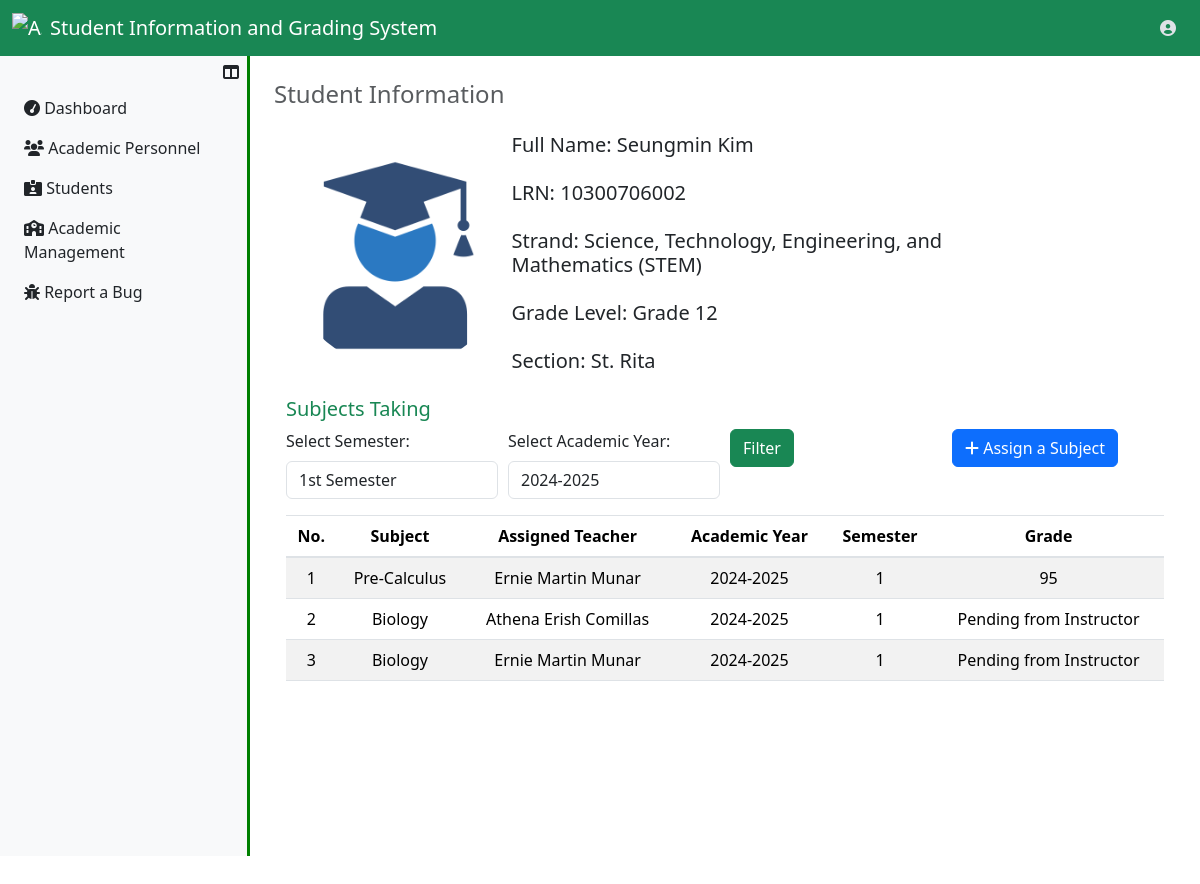
Page /UserRegistrar/ViewStudent.php?assignment_id=2 (signed in) on the committed database.
### tables this page shows
CREATE TABLE `sc_assignments_tbl` (
  `assignment_id` int(11) NOT NULL,
  `fk_student_id` int(11) NOT NULL,
  `fk_year_id` int(11) NOT NULL,
  `fk_strand_id` int(11) NOT NULL,
  `fk_section_id` int(11) NOT NULL,
  `academic_year` varchar(20) NOT NULL,
  `assignment_status` enum('Active','Completed','Transferred') NOT NULL DEFAULT 'Active',
  `insrt_ts` datetime NOT NULL,
  `updt_ts` datetime NOT NULL
);

CREATE TABLE `students_tbl` (
  `student_id` int(11) NOT NULL,
  `lrn_number` varchar(250) NOT NULL,
  `s_fname` varchar(50) NOT NULL,
  `s_mname` varchar(50) DEFAULT NULL,
  `s_lname` varchar(50) NOT NULL,
  `s_suffix` varchar(10) DEFAULT NULL,
  `s_sex` enum('Male','Female') NOT NULL,
  `s_birthdate` date NOT NULL,
  `s_status` enum('Active','Inactive') NOT NULL,
  `insrt_ts` datetime NOT NULL,
  `updt_ts` datetime DEFAULT NULL
);

CREATE TABLE `strands_tbl` (
  `strand_id` int(11) NOT NULL,
  `strand_name` varchar(250) NOT NULL,
  `strand_nn` varchar(20) NOT NULL,
  `insrt_ts` datetime NOT NULL,
  `updt_ts` datetime DEFAULT NULL
);

CREATE TABLE `year_levels_tbl` (
  `year_level_id` int(11) NOT NULL,
  `yl_name` varchar(250) NOT NULL,
  `insrt_ts` datetime NOT NULL,
  `updt_ts` datetime DEFAULT NULL
);

CREATE TABLE `sections_tbl` (
  `section_id` int(11) NOT NULL,
  `fk_year_id` int(11) NOT NULL,
  `fk_strand_id` int(11) NOT NULL,
  `section_name` varchar(250) NOT NULL,
  `insrt_ts` datetime NOT NULL,
  `updt_ts` datetime DEFAULT NULL
);

CREATE TABLE `subjects_taking_tbl` (
  `s_taking_id` int(11) NOT NULL,
  `fk_assignment_id` int(11) NOT NULL,
  `fk_subject_id` int(11) NOT NULL,
  `semester` enum('1','2') NOT NULL,
  `academic_year` varchar(50) NOT NULL,
  `st_status` enum('Active','Completed') NOT NULL DEFAULT 'Active',
  `insrt_ts` datetime NOT NULL DEFAULT current_timestamp(),
  `updt_ts` datetime DEFAULT NULL
);

CREATE TABLE `subjects_tbl` (
  `subject_id` int(11) NOT NULL,
  `subject_name` varchar(250) NOT NULL,
  `subject_status` enum('Active','Inactive') NOT NULL DEFAULT 'Active',
  `insrt_ts` datetime NOT NULL DEFAULT current_timestamp(),
  `updt_ts` datetime DEFAULT NULL
);

CREATE TABLE `users_tbl` (
  `user_id` int(11) NOT NULL,
  `id_number` varchar(50) NOT NULL,
  `u_fname` varchar(50) NOT NULL,
  `u_mname` varchar(50) DEFAULT NULL,
  `u_lname` varchar(50) NOT NULL,
  `u_suffix` varchar(10) DEFAULT NULL,
  `u_sex` enum('Male','Female') NOT NULL,
  `u_birthdate` date NOT NULL,
  `user_email` varchar(50) NOT NULL,
  `role` enum('Faculty','Registrar') NOT NULL,
  `user_password` longtext NOT NULL,
  `user_profile` mediumtext NOT NULL,
  `user_status` enum('Active','Inactive') NOT NULL
);

CREATE TABLE `student_grades_tbl` (
  `student_grade_id` int(11) NOT NULL,
  `fk_student_subject_id` int(11) NOT NULL,
  `fk_faculty_id` int(11) NOT NULL,
  `student_grade` decimal(10,0) NOT NULL,
  `grade_status` enum('Pending','Approved') NOT NULL DEFAULT 'Approved',
  `insrt_ts` datetime NOT NULL,
  `updt_ts` datetime DEFAULT NULL
);

### UserRegistrar/ViewStudent.php (the view, shortened to what this page needs)
<?php
  include ("../server_connection/db_connect.php");
?>
<?php
    if (isset($_GET['assignment_id'])) {
        $assignment_id = $_GET['assignment_id'];
        $sql = "SELECT SC.assignment_id, A.student_id, A.lrn_number, A.s_fname, A.s_lname, A.s_mname,
        A.s_suffix, A.s_status, B.yl_name, C.strand_nn, C.strand_name, D.section_name
        FROM sc_assignments_tbl AS SC
        INNER JOIN students_tbl AS A ON SC.fk_student_id = A.student_id
        INNER JOIN year_levels_tbl AS B ON SC.fk_year_id = B.year_level_id
        INNER JOIN strands_tbl AS C ON SC.fk_strand_id = C.strand_id
        INNER JOIN sections_tbl AS D ON SC.fk_section_id = D.section_id
        WHERE SC.assignment_id = :assignment_id";
        try{
            $result = $conn->prepare($sql);
            $result->bindParam(':assignment_id', $assignment_id, PDO::PARAM_INT);
            $result->execute();
            if($result->rowCount()>0){
                $data = $result->fetch(PDO::FETCH_ASSOC);
                $lrn_number = $data["lrn_number"];
                $student_id = $data["student_id"];
                $student_fullname = $data["s_fname"] . " " . $data["s_lname"];
                $s_year_level = $data["yl_name"];
                $s_strand = $data["strand_name"];
                $s_strand_nn = $data["strand_nn"];
                $s_section = $data["section_name"];
                $assignment_id = $data["assignment_id"];
            }
        }catch(Exception $e){
        echo "Error" . $e;
        }
    };
?>
<?php
    $num_semester = '1';
    $default_academic_year = "2024-2025";
    $semester = isset($_GET['semester']) ? $_GET['semester'] : $num_semester;
    $academic_year = isset($_GET['academic_year']) ? $_GET['academic_year'] : $default_academic_year;
    $sql = "SELECT stud.s_fname, stud.s_lname, stud.s_suffix, sub.subject_name, teach.u_fname,
        teach.u_lname, teach.u_suffix, subs_t.semester, subs_t.academic_year, subs_t.fk_assignment_id,
        grade.student_grade
        FROM subjects_taking_tbl AS subs_t
        LEFT JOIN student_grades_tbl AS grade ON subs_t.s_taking_id = grade.fk_student_subject_id
        LEFT JOIN subjects_tbl AS sub ON subs_t.fk_subject_id = sub.subject_id
        LEFT JOIN faculty_assignments_tbl AS FA ON sub.subject_id=FA.fk_subject_id
        LEFT JOIN sc_assignments_tbl AS sc ON subs_t.fk_assignment_id = sc.assignment_id
        LEFT JOIN students_tbl AS stud ON sc.fk_student_id = stud.student_id
        LEFT JOIN users_tbl AS teach ON FA.fk_user_id = teach.user_id
        WHERE stud.student_id = :student_id
        AND subs_t.semester = :semester
        AND subs_t.academic_year = :academic_year
        ";
        $result = $conn->prepare($sql);
        $result->bindParam(':student_id', $student_id, PDO::PARAM_INT);
        $result->bindParam(':semester', $semester, PDO::PARAM_STR);
        $result->bindParam(':academic_year', $academic_year, PDO::PARAM_STR);
        $result->execute();
?>
<!DOCTYPE html>
<html lang="en">
<head>
    <link href="https://stackpath.bootstrapcdn.com/bootstrap/4.5.2/css/bootstrap.min.css" rel="stylesheet">
    <link rel="stylesheet" href="../../Bootstrap/css/bootstrap.min.css">
</head>
<body>
    <?php
        include '../Assets/components/RegistrarNavbar.php';
    ?>
    <div class="d-flex">
        <?php
            include '../Assets/components/RegistrarSidebar.php';
        ?>
        <div class="content p-4 w-100">
            <h4 class="text-muted mb-4">Student Information</h4>
            <div class="main-content">
                <div class="container">
                        <div class="main">
                            <div class="profile-info-container">
                                <div class="row">
                                    <div class="col-sm-3">
                                        <div class="box2" style="margin-top: 10px; margin-bottom: 10px; height:auto; width: 100%">
                                            <img src='../Assets/img/profile_pictures/studentdefaultprofile.png' alt='else' class='avatar  mx-auto d-block'>
                                        </div>
                                    </div>
                                    <div class="col-lg-7">
                                        <div class="row">
                                            <div class="col-12 mb-3">
                                                <h5>Full Name: <?php echo $student_fullname ?> </h5>
                                            </div>
                                            <div class="col-12 mb-3">
                                                <h5>LRN: <?php echo $lrn_number ?> </h5>
                                            </div>
                                            <div class="col-12 mb-3">
                                                <h5>Strand: <?php echo $s_strand . " (" . $s_strand_nn . ")"?> </h5>
                                            </div>
                                            <div class="col-12 mb-3">
                                                <h5>Grade Level: <?php echo $s_year_level ?> </h5>
                                            </div>
                                            <div class="col-12 mb-3">
                                                <h5>Section: <?php echo $s_section ?> </h5>
                                            </div>
                                        </div>
                                    </div>
                                </div>
                            </div>
                            <div class="assigned-subjects">
                                <h5 class="text-success mb-2">Subjects Taking</h5>
                                <form method="GET">
                                    <div class="form-row">
                                        <div class="form-group col-md-3">
                                            <label for="semester">Select Semester:</label>
                                            <select name="semester" id="semester" class="form-control">
                                                <option value="1" <?php if ($semester == "1") echo "selected"; ?>>1st Semester</option>
                                            </select>
                                        </div>
                                        <div class="form-group col-md-3">
                                            <label for="academic_year">Select Academic Year:</label>
                                            <select name="academic_year" id="academic_year" class="form-control">
                                                <option value="2024-2025" <?php if ($academic_year == "2024-2025") echo "selected"; ?>>2024-2025</option>
                                            </select>
                                        </div>
                                        <div class="form-group col-md-3">
                                            <button type="submit" class="btn btn-success">Filter</button>
                                        </div>
                                        <div class="form-group col-md-3">
                                            <a href="AssignSubjectStudent.php?assignment_id=<?php echo $assignment_id ?>" class="btn btn-primary">
                                                <i class="fas fa-plus"></i>
                                                Assign a Subject
                                            </a>
                                        </div>
                                    </div>
                                </form>
                                <div class="table-responsive">
                                    <table class="table table-striped" id="studentsTable">
                                        <thead align="center">
                                            <tr>
                                                <th>No.</th>
                                                <th>Subject</th>
                                                <th>Assigned Teacher</th>
                                                <th>Academic Year</th>
                                                <th>Semester</th>
                                                <th>Grade</th>
                                            </tr>
                                        </thead>
                                        <tbody id="tableBody" align="center">
                                            <?php if ($result->rowCount() > 0):
                                                $i = 1;
                                                while ($row = $result->fetch(PDO::FETCH_ASSOC)): ?>
                                                    <tr>
                                                        <td class='text-center'><?php echo $i; ?> </td>
                                                        <td><?php echo $row['subject_name']; ?></td>
                                                        <td><?php echo $row['u_fname'] . ' ' . $row['u_lname']. ' ' .$row['u_suffix']; ?></td>
                                                        <td><?php echo $row['academic_year']; ?></td>
                                                        <td><?php echo $row['semester']; ?></td>
                                                        <td><?php echo ($row['student_grade'] !== null) ? $row['student_grade'] : 'Pending from Instructor'; ?></td>
                                                    </tr>
                                                    <?php $i++; ?>
                                                <?php endwhile; ?>
                                            <?php else: ?>
                                                <tr><td colspan="6">No subjects found for the selected semester and academic year.</td></tr>
                                            <?php endif; ?>
                                        </tbody>
                                    </table>
                                </div>
                            </div>
                        </div>
                    </div>
                </div>
            </div>
        </div>
</body>
</html>

### UserRegistrar/ViewStudent.php (style rules this page uses)
.table-responsive { height: 375px; }
.content { transition: margin-left 0.3s ease; }
.avatar { margin-top: 10px; vertical-align: middle; width: 225px; height: auto; border-radius: 50%; }

### rows in the picture
sc_assignments_tbl: fk_student.s_lname "Seungmin Kim", fk_student.lrn_number "10300706002", fk_strand.strand_name "Science, Technology, Engineering, and Mathematics", fk_strand.strand_nn "STEM", fk_year.yl_name "Grade 12", fk_section.section_name "St. Rita"
subjects_taking_tbl: fk_subject.subject_name "Pre-Calculus", users_tbl.u_fname "Ernie Martin", users_tbl.u_lname "Munar", academic_year "2024-2025", semester "1", student_grades_tbl.student_grade "95"
subjects_taking_tbl: fk_subject.subject_name "Biology", users_tbl.u_fname "Athena Erish", users_tbl.u_lname "Comillas", academic_year "2024-2025", semester "1", shows "Pending from Instructor", users_tbl.u_fname "Ernie Martin", users_tbl.u_lname "Munar"
